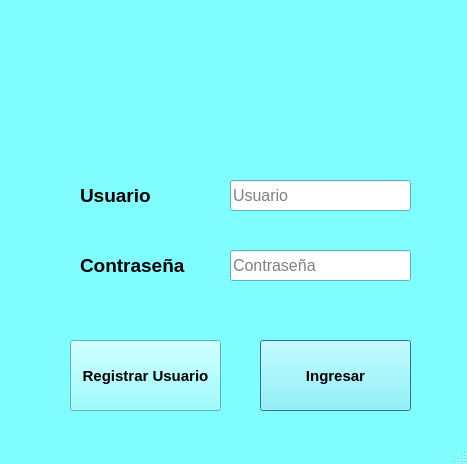
<?xml version="1.0" encoding="UTF-8"?>
<ui version="4.0">
 <class>Login</class>
 <widget class="QMainWindow" name="Login">
  <property name="geometry">
   <rect>
    <x>0</x>
    <y>0</y>
    <width>467</width>
    <height>464</height>
   </rect>
  </property>
  <property name="sizePolicy">
   <sizepolicy hsizetype="Maximum" vsizetype="Maximum">
    <horstretch>0</horstretch>
    <verstretch>0</verstretch>
   </sizepolicy>
  </property>
  <property name="maximumSize">
   <size>
    <width>467</width>
    <height>464</height>
   </size>
  </property>
  <property name="palette">
   <palette>
    <active>
     <colorrole role="WindowText">
      <brush brushstyle="SolidPattern">
       <color alpha="255">
        <red>0</red>
        <green>0</green>
        <blue>0</blue>
       </color>
      </brush>
     </colorrole>
     <colorrole role="Button">
      <brush brushstyle="SolidPattern">
       <color alpha="255">
        <red>128</red>
        <green>253</green>
        <blue>255</blue>
       </color>
      </brush>
     </colorrole>
     <colorrole role="Light">
      <brush brushstyle="SolidPattern">
       <color alpha="255">
        <red>255</red>
        <green>255</green>
        <blue>255</blue>
       </color>
      </brush>
     </colorrole>
     <colorrole role="Midlight">
      <brush brushstyle="SolidPattern">
       <color alpha="255">
        <red>191</red>
        <green>254</green>
        <blue>255</blue>
       </color>
      </brush>
     </colorrole>
     <colorrole role="Dark">
      <brush brushstyle="SolidPattern">
       <color alpha="255">
        <red>64</red>
        <green>126</green>
        <blue>127</blue>
       </color>
      </brush>
     </colorrole>
     <colorrole role="Mid">
      <brush brushstyle="SolidPattern">
       <color alpha="255">
        <red>85</red>
        <green>169</green>
        <blue>170</blue>
       </color>
      </brush>
     </colorrole>
     <colorrole role="Text">
      <brush brushstyle="SolidPattern">
       <color alpha="255">
        <red>0</red>
        <green>0</green>
        <blue>0</blue>
       </color>
      </brush>
     </colorrole>
     <colorrole role="BrightText">
      <brush brushstyle="SolidPattern">
       <color alpha="255">
        <red>255</red>
        <green>255</green>
        <blue>255</blue>
       </color>
      </brush>
     </colorrole>
     <colorrole role="ButtonText">
      <brush brushstyle="SolidPattern">
       <color alpha="255">
        <red>0</red>
        <green>0</green>
        <blue>0</blue>
       </color>
      </brush>
     </colorrole>
     <colorrole role="Base">
      <brush brushstyle="SolidPattern">
       <color alpha="255">
        <red>255</red>
        <green>255</green>
        <blue>255</blue>
       </color>
      </brush>
     </colorrole>
     <colorrole role="Window">
      <brush brushstyle="SolidPattern">
       <color alpha="255">
        <red>128</red>
        <green>253</green>
        <blue>255</blue>
       </color>
      </brush>
     </colorrole>
     <colorrole role="Shadow">
      <brush brushstyle="SolidPattern">
       <color alpha="255">
        <red>0</red>
        <green>0</green>
        <blue>0</blue>
       </color>
      </brush>
     </colorrole>
     <colorrole role="AlternateBase">
      <brush brushstyle="SolidPattern">
       <color alpha="255">
        <red>191</red>
        <green>254</green>
        <blue>255</blue>
       </color>
      </brush>
     </colorrole>
     <colorrole role="ToolTipBase">
      <brush brushstyle="SolidPattern">
       <color alpha="255">
        <red>255</red>
        <green>255</green>
        <blue>220</blue>
       </color>
      </brush>
     </colorrole>
     <colorrole role="ToolTipText">
      <brush brushstyle="SolidPattern">
       <color alpha="255">
        <red>0</red>
        <green>0</green>
        <blue>0</blue>
       </color>
      </brush>
     </colorrole>
    </active>
    <inactive>
     <colorrole role="WindowText">
      <brush brushstyle="SolidPattern">
       <color alpha="255">
        <red>0</red>
        <green>0</green>
        <blue>0</blue>
       </color>
      </brush>
     </colorrole>
     <colorrole role="Button">
      <brush brushstyle="SolidPattern">
       <color alpha="255">
        <red>128</red>
        <green>253</green>
        <blue>255</blue>
       </color>
      </brush>
     </colorrole>
     <colorrole role="Light">
      <brush brushstyle="SolidPattern">
       <color alpha="255">
        <red>255</red>
        <green>255</green>
        <blue>255</blue>
       </color>
      </brush>
     </colorrole>
     <colorrole role="Midlight">
      <brush brushstyle="SolidPattern">
       <color alpha="255">
        <red>191</red>
        <green>254</green>
        <blue>255</blue>
       </color>
      </brush>
     </colorrole>
     <colorrole role="Dark">
      <brush brushstyle="SolidPattern">
       <color alpha="255">
        <red>64</red>
        <green>126</green>
        <blue>127</blue>
       </color>
      </brush>
     </colorrole>
     <colorrole role="Mid">
      <brush brushstyle="SolidPattern">
       <color alpha="255">
        <red>85</red>
        <green>169</green>
        <blue>170</blue>
       </color>
      </brush>
     </colorrole>
     <colorrole role="Text">
      <brush brushstyle="SolidPattern">
       <color alpha="255">
        <red>0</red>
        <green>0</green>
        <blue>0</blue>
       </color>
      </brush>
     </colorrole>
     <colorrole role="BrightText">
      <brush brushstyle="SolidPattern">
       <color alpha="255">
        <red>255</red>
        <green>255</green>
        <blue>255</blue>
       </color>
      </brush>
     </colorrole>
     <colorrole role="ButtonText">
      <brush brushstyle="SolidPattern">
       <color alpha="255">
        <red>0</red>
        <green>0</green>
        <blue>0</blue>
       </color>
      </brush>
     </colorrole>
     <colorrole role="Base">
      <brush brushstyle="SolidPattern">
       <color alpha="255">
        <red>255</red>
        <green>255</green>
        <blue>255</blue>
       </color>
      </brush>
     </colorrole>
     <colorrole role="Window">
      <brush brushstyle="SolidPattern">
       <color alpha="255">
        <red>128</red>
        <green>253</green>
        <blue>255</blue>
       </color>
      </brush>
     </colorrole>
     <colorrole role="Shadow">
      <brush brushstyle="SolidPattern">
       <color alpha="255">
        <red>0</red>
        <green>0</green>
        <blue>0</blue>
       </color>
      </brush>
     </colorrole>
     <colorrole role="AlternateBase">
      <brush brushstyle="SolidPattern">
       <color alpha="255">
        <red>191</red>
        <green>254</green>
        <blue>255</blue>
       </color>
      </brush>
     </colorrole>
     <colorrole role="ToolTipBase">
      <brush brushstyle="SolidPattern">
       <color alpha="255">
        <red>255</red>
        <green>255</green>
        <blue>220</blue>
       </color>
      </brush>
     </colorrole>
     <colorrole role="ToolTipText">
      <brush brushstyle="SolidPattern">
       <color alpha="255">
        <red>0</red>
        <green>0</green>
        <blue>0</blue>
       </color>
      </brush>
     </colorrole>
    </inactive>
    <disabled>
     <colorrole role="WindowText">
      <brush brushstyle="SolidPattern">
       <color alpha="255">
        <red>64</red>
        <green>126</green>
        <blue>127</blue>
       </color>
      </brush>
     </colorrole>
     <colorrole role="Button">
      <brush brushstyle="SolidPattern">
       <color alpha="255">
        <red>128</red>
        <green>253</green>
        <blue>255</blue>
       </color>
      </brush>
     </colorrole>
     <colorrole role="Light">
      <brush brushstyle="SolidPattern">
       <color alpha="255">
        <red>255</red>
        <green>255</green>
        <blue>255</blue>
       </color>
      </brush>
     </colorrole>
     <colorrole role="Midlight">
      <brush brushstyle="SolidPattern">
       <color alpha="255">
        <red>191</red>
        <green>254</green>
        <blue>255</blue>
       </color>
      </brush>
     </colorrole>
     <colorrole role="Dark">
      <brush brushstyle="SolidPattern">
       <color alpha="255">
        <red>64</red>
        <green>126</green>
        <blue>127</blue>
       </color>
      </brush>
     </colorrole>
     <colorrole role="Mid">
      <brush brushstyle="SolidPattern">
       <color alpha="255">
        <red>85</red>
        <green>169</green>
        <blue>170</blue>
       </color>
      </brush>
     </colorrole>
     <colorrole role="Text">
      <brush brushstyle="SolidPattern">
       <color alpha="255">
        <red>64</red>
        <green>126</green>
        <blue>127</blue>
       </color>
      </brush>
     </colorrole>
     <colorrole role="BrightText">
      <brush brushstyle="SolidPattern">
       <color alpha="255">
        <red>255</red>
        <green>255</green>
        <blue>255</blue>
       </color>
      </brush>
     </colorrole>
     <colorrole role="ButtonText">
      <brush brushstyle="SolidPattern">
       <color alpha="255">
        <red>64</red>
        <green>126</green>
        <blue>127</blue>
       </color>
      </brush>
     </colorrole>
     <colorrole role="Base">
      <brush brushstyle="SolidPattern">
       <color alpha="255">
        <red>128</red>
        <green>253</green>
        <blue>255</blue>
       </color>
      </brush>
     </colorrole>
     <colorrole role="Window">
      <brush brushstyle="SolidPattern">
       <color alpha="255">
        <red>128</red>
        <green>253</green>
        <blue>255</blue>
       </color>
      </brush>
     </colorrole>
     <colorrole role="Shadow">
      <brush brushstyle="SolidPattern">
       <color alpha="255">
        <red>0</red>
        <green>0</green>
        <blue>0</blue>
       </color>
      </brush>
     </colorrole>
     <colorrole role="AlternateBase">
      <brush brushstyle="SolidPattern">
       <color alpha="255">
        <red>128</red>
        <green>253</green>
        <blue>255</blue>
       </color>
      </brush>
     </colorrole>
     <colorrole role="ToolTipBase">
      <brush brushstyle="SolidPattern">
       <color alpha="255">
        <red>255</red>
        <green>255</green>
        <blue>220</blue>
       </color>
      </brush>
     </colorrole>
     <colorrole role="ToolTipText">
      <brush brushstyle="SolidPattern">
       <color alpha="255">
        <red>0</red>
        <green>0</green>
        <blue>0</blue>
       </color>
      </brush>
     </colorrole>
    </disabled>
   </palette>
  </property>
  <property name="font">
   <font>
    <stylestrategy>PreferAntialias</stylestrategy>
   </font>
  </property>
  <property name="windowTitle">
   <string>Inicio de Sesión</string>
  </property>
  <property name="autoFillBackground">
   <bool>false</bool>
  </property>
  <property name="toolButtonStyle">
   <enum>Qt::ToolButtonTextOnly</enum>
  </property>
  <property name="tabShape">
   <enum>QTabWidget::Rounded</enum>
  </property>
  <widget class="QWidget" name="centralwidget">
   <widget class="QLabel" name="Label_img">
    <property name="geometry">
     <rect>
      <x>190</x>
      <y>20</y>
      <width>121</width>
      <height>111</height>
     </rect>
    </property>
    <property name="text">
     <string/>
    </property>
    <property name="pixmap">
     <pixmap>../recursos/usuario_icon.png</pixmap>
    </property>
    <property name="alignment">
     <set>Qt::AlignCenter</set>
    </property>
   </widget>
   <widget class="QLabel" name="Label_usu">
    <property name="geometry">
     <rect>
      <x>80</x>
      <y>170</y>
      <width>111</width>
      <height>51</height>
     </rect>
    </property>
    <property name="font">
     <font>
      <pointsize>14</pointsize>
      <weight>75</weight>
      <bold>true</bold>
     </font>
    </property>
    <property name="text">
     <string>Usuario</string>
    </property>
   </widget>
   <widget class="QLabel" name="Label_pass">
    <property name="geometry">
     <rect>
      <x>80</x>
      <y>240</y>
      <width>111</width>
      <height>51</height>
     </rect>
    </property>
    <property name="font">
     <font>
      <pointsize>14</pointsize>
      <weight>75</weight>
      <bold>true</bold>
     </font>
    </property>
    <property name="text">
     <string>Contraseña</string>
    </property>
   </widget>
   <widget class="QPushButton" name="Boton_reg">
    <property name="geometry">
     <rect>
      <x>70</x>
      <y>340</y>
      <width>151</width>
      <height>71</height>
     </rect>
    </property>
    <property name="font">
     <font>
      <pointsize>11</pointsize>
      <weight>75</weight>
      <bold>true</bold>
     </font>
    </property>
    <property name="cursor">
     <cursorShape>PointingHandCursor</cursorShape>
    </property>
    <property name="text">
     <string>Registrar Usuario</string>
    </property>
   </widget>
   <widget class="QPushButton" name="Boton_ing">
    <property name="geometry">
     <rect>
      <x>260</x>
      <y>340</y>
      <width>151</width>
      <height>71</height>
     </rect>
    </property>
    <property name="font">
     <font>
      <pointsize>11</pointsize>
      <weight>75</weight>
      <bold>true</bold>
     </font>
    </property>
    <property name="cursor">
     <cursorShape>PointingHandCursor</cursorShape>
    </property>
    <property name="text">
     <string>Ingresar</string>
    </property>
    <property name="shortcut">
     <string>Return</string>
    </property>
    <property name="default">
     <bool>true</bool>
    </property>
   </widget>
   <widget class="QLineEdit" name="Text_usu">
    <property name="geometry">
     <rect>
      <x>230</x>
      <y>180</y>
      <width>181</width>
      <height>31</height>
     </rect>
    </property>
    <property name="font">
     <font>
      <pointsize>12</pointsize>
     </font>
    </property>
    <property name="maxLength">
     <number>20</number>
    </property>
    <property name="placeholderText">
     <string>Usuario</string>
    </property>
   </widget>
   <widget class="QLineEdit" name="Text_pass">
    <property name="geometry">
     <rect>
      <x>230</x>
      <y>250</y>
      <width>181</width>
      <height>31</height>
     </rect>
    </property>
    <property name="font">
     <font>
      <family>MS Shell Dlg 2</family>
      <pointsize>12</pointsize>
      <weight>50</weight>
      <italic>false</italic>
      <bold>false</bold>
      <underline>false</underline>
      <strikeout>false</strikeout>
      <kerning>true</kerning>
     </font>
    </property>
    <property name="inputMask">
     <string/>
    </property>
    <property name="text">
     <string/>
    </property>
    <property name="maxLength">
     <number>20</number>
    </property>
    <property name="echoMode">
     <enum>QLineEdit::Password</enum>
    </property>
    <property name="readOnly">
     <bool>false</bool>
    </property>
    <property name="placeholderText">
     <string>Contraseña</string>
    </property>
   </widget>
  </widget>
  <widget class="QStatusBar" name="statusbar"/>
 </widget>
 <resources/>
 <connections/>
</ui>
